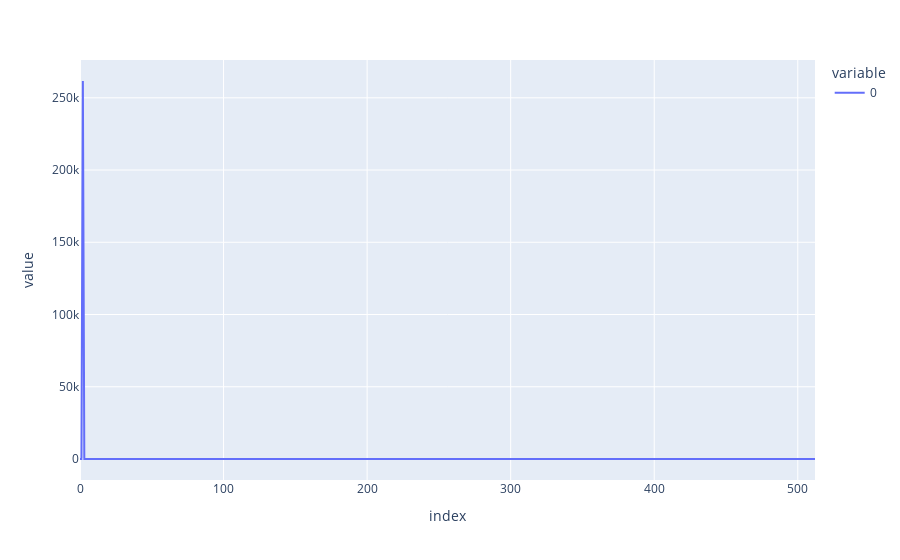

Here is the notebook cell this chart was saved with:
### Code cell
power_spec = my_rfft * numpy.conj(my_rfft)
print(power_spec[:10])

print(numpy.sum(numpy.abs(numpy.real(power_spec))))
print(numpy.sum(numpy.abs(numpy.imag(power_spec))))

fig = pltxpr.line(numpy.real(power_spec))
fig.show()

### Figure 1 — Plotly figure (JSON) as saved in the notebook; plotly's stock layout.template omitted (floating-point values rounded to 4 significant figures; data arrays with more than 128 entries replaced by an {"elided": "..."} marker saying what was removed)
{"data": [{"hovertemplate": "variable=0<br>index=%{x}<br>value=%{y}<extra></extra>", "legendgroup": "0", "line": {"color": "#636efa", "dash": "solid"}, "marker": {"symbol": "circle"}, "mode": "lines", "name": "0", "orientation": "v", "showlegend": true, "type": "scatter", "x": {"elided": "513 int values"}, "xaxis": "x", "y": {"elided": "513 float values"}, "yaxis": "y"}], "layout": {"legend": {"title": {"text": "variable"}, "tracegroupgap": 0}, "margin": {"t": 60}, "xaxis": {"anchor": "y", "domain": [0, 1], "title": {"text": "index"}}, "yaxis": {"anchor": "x", "domain": [0, 1], "title": {"text": "value"}}}}
